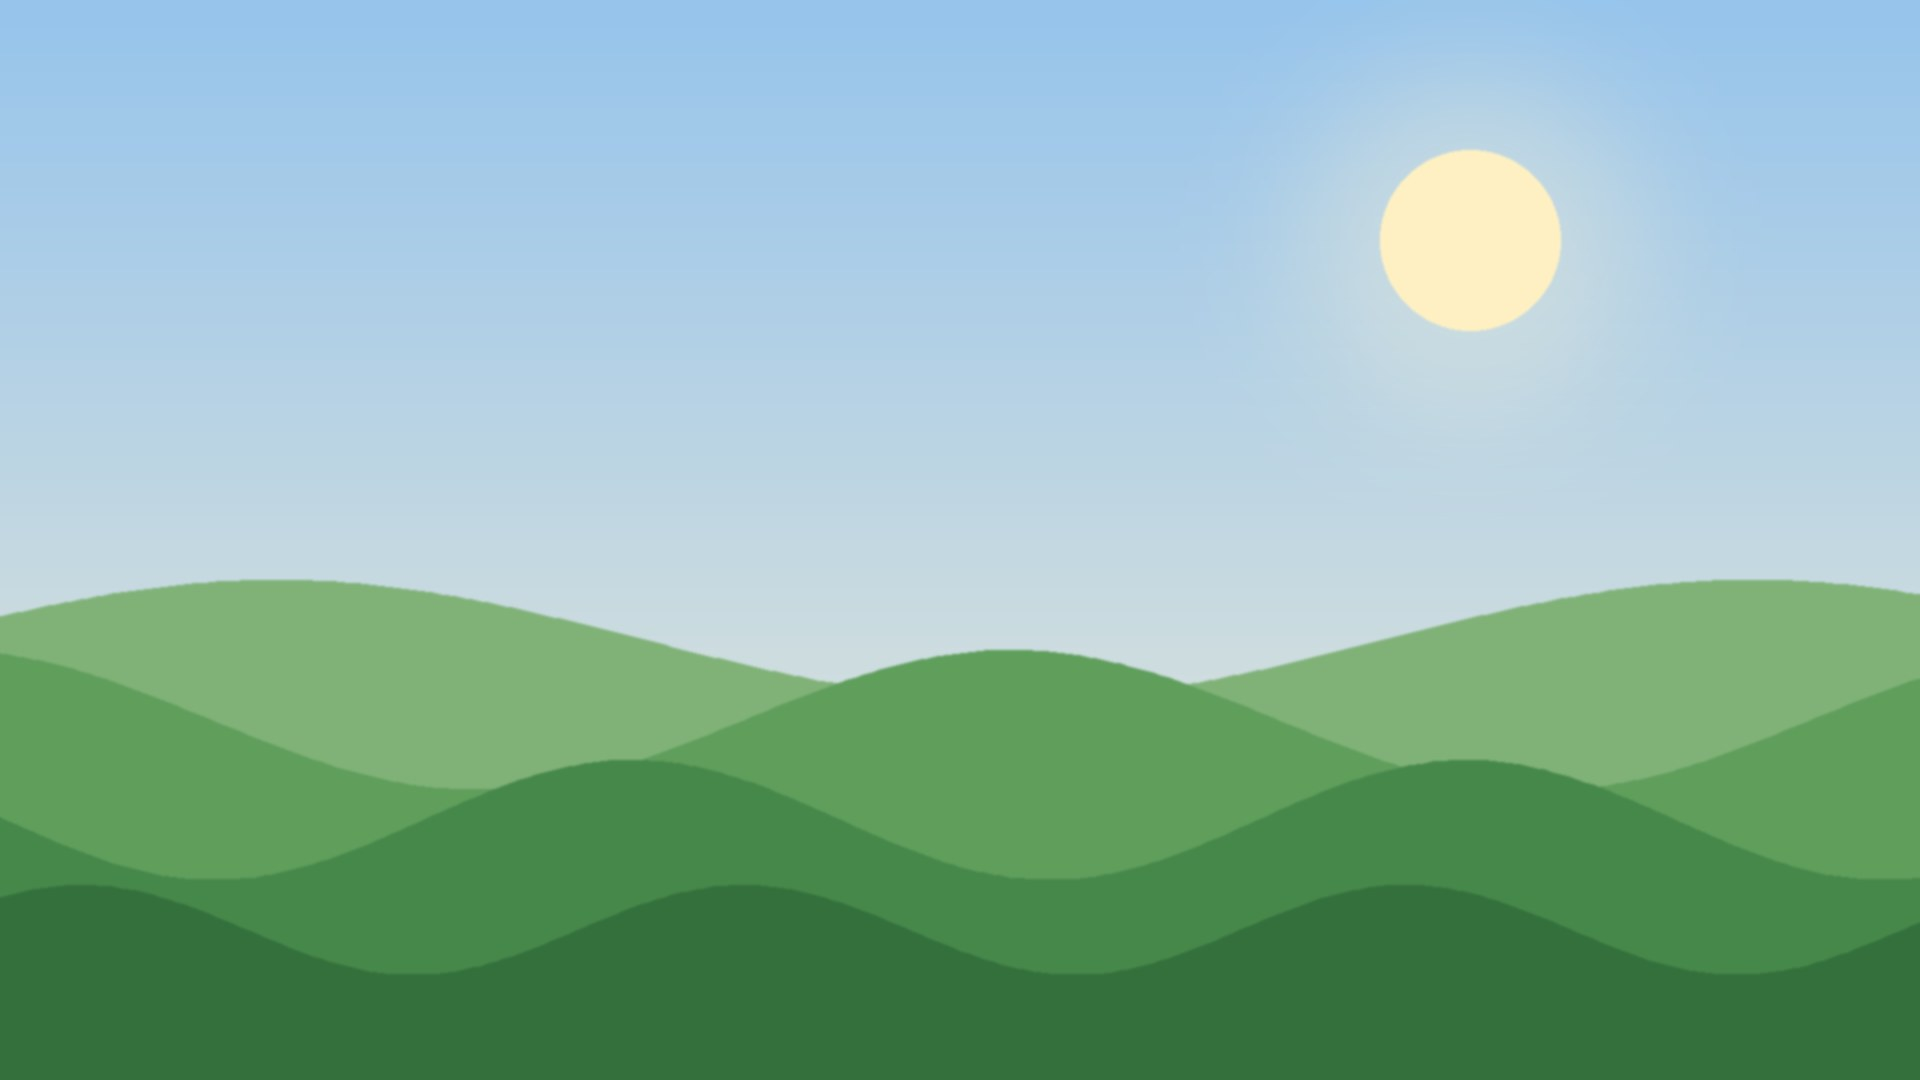

Generate this figure with Python:
# Rolling hills under a morning sky: the stand-in class photo for the board's background in appearance.jpg.
from PIL import Image, ImageDraw, ImageFilter
import math
W, H = 1920, 1080
img = Image.new('RGB', (W, H))
d = ImageDraw.Draw(img)
for y in range(H):   # sky, pale blue to warm near the hills
    t = y / H
    d.line([(0, y), (W, y)], fill=(int(150 + 90 * t), int(196 + 40 * t), int(236 - 20 * t)))
d.ellipse([1380, 150, 1560, 330], fill=(255, 238, 186))   # the sun
glow = Image.new('L', (W, H), 0)
ImageDraw.Draw(glow).ellipse([1300, 70, 1640, 410], fill=90)
img.paste(Image.new('RGB', (W, H), (255, 244, 214)), (0, 0), glow.filter(ImageFilter.GaussianBlur(60)))
d = ImageDraw.Draw(img)
for i, (base, amp, freq, phase, col) in enumerate([
        (640, 60, 1.3, 0.4, (128, 178, 120)), (720, 70, 1.8, 1.9, (96, 158, 92)),
        (820, 60, 2.3, 3.1, (70, 136, 74)), (930, 45, 2.9, 0.8, (52, 112, 60))]):
    pts = [(x, base - amp * math.sin(freq * x / W * math.pi * 2 + phase)) for x in range(0, W + 8, 8)]
    d.polygon(pts + [(W, H), (0, H)], fill=col)
img = img.filter(ImageFilter.GaussianBlur(1.2))
img.save('hills.jpg', quality=88)
